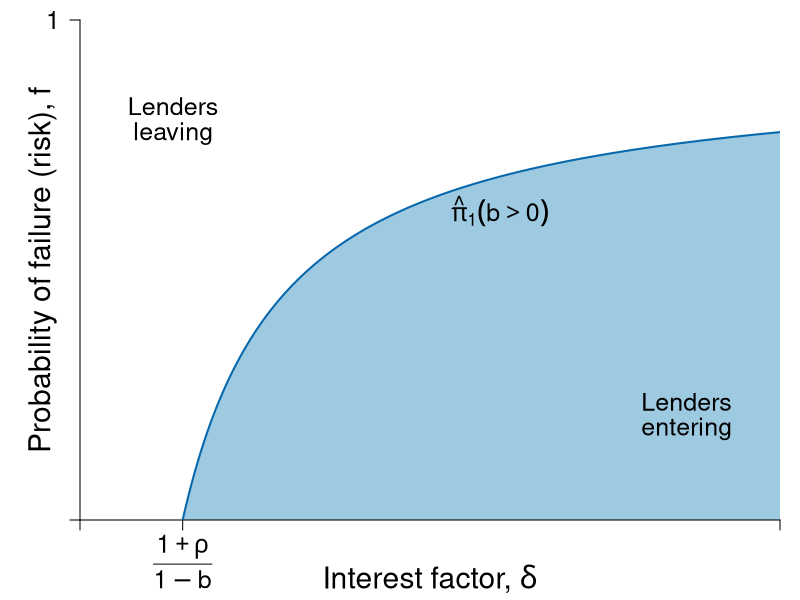

Write the R code that produced this figure.
#' Graph Designer: Scott Cohn
#' Authors: Bowles and Halliday
#' Title: Coordination, Conflict and Competition: A Text in Microeconomics

library(shape)
pdf(file = "credit/credit_barriers_iso.pdf", width = 8, height = 6)

#Set parameters for graphics
pointsize <- 1.8
axislabelsize <- 1.8
labelsize <- 1.5
namesize <- 1.8
annotatesize <- 1.5
graphlinewidth <- 2
segmentlinewidth <- 1.5

COL <- c("#7fc97f", "#beaed4", "#fdc086", "#ffff99", "#386cb0", "#f0027f", "#bf5b17", "#666666")
COLA <- c("#e0f3db", "#99d8c9","#66c2a4","#41ae76", "#238b45", "#005824")
COLB <- c("#c6dbef", "#4eb3d3", "#2b8cbe", "#0868ac","#084081")
COLC <- c("#fcfbfd", "#efedf5", "#dadaeb", "#bcbddc", "#9e9ac8", "#807dba", "#6a51a3", "#54278f", "#3f007d")
grays <- gray.colors(25, start = 1, end = 0, alpha = 1)

#Edited the margins to cater for the larger LHS labels
par(mar =  c(4, 4, 1, 1))

brfFn <- function(delta, q = 1, k = 1) {
  .5 + (delta / (2 * q)) * (1 - k)
}

PCFn <- function(delta, q = 1) {
  delta/q
}

isoprofitFn <- function(delta, rho = 0.1, b = 0.5) {
  1 - ((1 + rho)/(1 - b))*(1/delta)
}

yFn <- function(d1, f1, q = 1){
  q*f1*(1 - f1) - d1*(1 - f1)
}

ylow <- function(delta, q = 1, ybar = 0.0625){
  (-sqrt(delta^2 - 2*delta*q + q^2 - 4*q*ybar) + delta + q)/(2*q)
}

yhigh <- function(delta, q = 1, ybar = 0.0625){
  (sqrt(delta^2 - 2*delta*q + q^2 - 4*q*ybar) + delta + q)/(2*q)
}

xlims <- c(0, 15)
ylims <- c(0, 1.1)

npts <- 501 
d1 <- seq(xlims[1], xlims[2], length.out = npts)
f1 <- seq(ylims[1], ylims[2], length.out = npts) 
a <- c(0.0625)

plot(0, 0, xlim = xlims, ylim = ylims, type = "n",
     xlab = expression(paste("")),
     ylab = expression(paste("")), 
     xaxt = "n", 
     yaxt = "n", 
     cex.lab = axislabelsize, 
     bty = "n",
     xaxs = "i", 
     yaxs = "i"
)


# ticksy <- c(ylims[1], 0.5, ylims[2] - 0.1)
# ylabels <- c(NA, expression(paste(f == frac(1,2))), 1)
ticksy <- c(ylims[1], ylims[2])
ylabels <- c(NA, 1)
ticksx <- c(xlims[1], (1 + 0.1)/(1 - 0.5), xlims[2])
xlabels <- c(NA, NA, NA)

text((1 + 0.1)/(1 - 0.5), - 0.09, expression(paste(frac(1 + rho, 1 - b))), xpd = TRUE, cex = labelsize) 


npts <- 503 
xx1 <- seq(xlims[1], xlims[2], length.out = npts)


# Polygon
COLD <- c("#deebf7", "#9ecae1")
# xpoly <- seq(from = (1 + 0.1)/(1 - 0), to = xlims[2], length.out = 500)
# ypoly <- isoprofitFn(xpoly, b = 0)
# polygon(x = xpoly, y = ypoly, col = COLD[1], density = NULL, border = NA)
# 
# xpoly1 <- c((1 + 0.1)/(1 - 0), xlims[2], xlims[2])
# ypoly1 <- c(0, 0, isoprofitFn(xlims[2], b = 0))
# polygon(x = xpoly1, y = ypoly1, col = COLD[1], density = NULL, border = NA)

xpoly2 <- seq(from = (1 + 0.1)/(1 - 0.5), to = xlims[2], length.out = 500)
ypoly2 <- isoprofitFn(xpoly2, b = 0.5)
polygon(x = xpoly2, y = ypoly2, col = COLD[2], density = NULL, border = NA)

xpoly3 <- c((1 + 0.1)/(1 - 0.5), xlims[2], xlims[2])
ypoly3 <- c(0, 0, isoprofitFn(xlims[2], b = 0.5))
polygon(x = xpoly3, y = ypoly3, col = COLD[2], density = NULL, border = NA)

#segments(0.25, 0, xlims[2], isoprofitFn(xlims[2], b = 0.5), col = COLD[2])

axis(1, at = ticksx, pos = 0, labels = xlabels, cex.axis = labelsize)
axis(2, at = ticksy, pos = 0, labels = ylabels, las = 1, cex.axis = labelsize)


#Draw the graphs
# lines(xx1, brfFn(xx1, k = 0.28), col = COLA[4], lwd = graphlinewidth)
# lines(xx1, brfFn(xx1, k = 0.5), col = COLA[4], lwd = graphlinewidth)
# lines(xx1, brfFn(xx1, k = 0.75), col = COLA[4], lwd = graphlinewidth)
lines(xx1, isoprofitFn(xx1), col = COLB[4], lwd = graphlinewidth)
#lines(xx1, isoprofitFn(xx1, b = 0), col = COLB[4], lwd = graphlinewidth)
#lines(xx1, isoprofitFn(xx1, pi = 0.5), col = COLB[4], lwd = graphlinewidth)


#Axis labels
#mtext(expression(paste("Interest factor, ", delta)), side = 1, line = 3.3, cex = axislabelsize)
text(0.5*(xlims[2]), - 0.13 , expression(paste("Interest factor, ", delta)), xpd = TRUE, cex = axislabelsize) 
text(-0.8, 0.5*(ylims[2]), expression(paste("Probability of failure (risk), ", f)), xpd = TRUE, cex = axislabelsize, srt = 90) 

#segments(0.39, -1, 0.39, brfFn(0.39, k = 0.75), lty = 2, col = grays[20] , lwd = segmentlinewidth)
#points(0.39, brfFn(0.39, k = 0.75), pch = 16, col = "black", cex = 1.5)
#text(0.39 + 0.025, brfFn(0.39, k = 0.75) - 0.03, expression(paste(b)), cex = labelsize)

#segments(1, -1, 1, brfFn(delta = 1, k = 0.5), lty = 2, col = grays[20] , lwd = segmentlinewidth)
#points(1, brfFn(1, k = 0.5), pch = 16, col = "black", cex = 1.5)
# text(1, brfFn(1, k = 0.5) + 0.04, expression(paste(n)), cex = labelsize)

#segments(.59, -1, 0.59, brfFn(delta = 0.59, k = 0.75), lty = 2, col = grays[20] , lwd = segmentlinewidth)
#points(0.59, brfFn(0.59, k = 0.75), pch = 16, col = "black", cex = 1.5)
#text(0.59 + 0.025, brfFn(0.59, k = 0.75) - 0.03, expression(paste(a)), cex = labelsize)

#segments(.7, -1, 0.7, brfFn(delta = 0.7, k = 0.28), lty = 2, col = grays[20] , lwd = segmentlinewidth)
#points(0.7, brfFn(0.7, k = 0.28), pch = 16, col = "black", cex = 1.5)

# ZPC
# text(1.35, 0.925, expression(paste(hat(pi)[0]^{t==0} == 1 + rho[0])), cex = labelsize, xpd = TRUE)
# text(1.35, 0.75, expression(paste(hat(pi)[0]^{t==1} == 1 + rho[1])), cex = labelsize, xpd = TRUE)

#text(9, 0.93, expression(paste(hat(pi)[0]({b==0}) )), cex = labelsize, xpd = TRUE)
text(9, 0.68, expression(paste(hat(pi)[1]({b>0}) )), cex = labelsize, xpd = TRUE)


# text(1.1, 1.08, expression(paste("BRF of previously excluded")), cex = labelsize, xpd = TRUE)
# text(1.1, 1.02, expression(paste("now marginal borrower")), cex = labelsize, xpd = TRUE)
# Arrows(1.1, 0.98, 1.1, 0.92, col = "black", lty = 1, lwd = 2, arr.type = "triangle", arr.lwd = 0.5)
# 
# text(1.1, 0.5, expression(paste("BRF of")), cex = labelsize)
# text(1.1, 0.44, expression(paste("wealthy borrower")), cex = labelsize)
# Arrows(1.1, 0.53, 1.1, 0.6, col = "black", lty = 1, lwd = 2, arr.type = "triangle", arr.lwd = 0.5)
# 
# 
# text(0.6, 0.91, expression(paste("BRF of previously")), cex = labelsize)
# text(0.6, 0.85, expression(paste("marginal borrower")), cex = labelsize)
# Arrows(0.6, 0.82, 0.6, 0.68, col = "black", lty = 1, lwd = 2, arr.type = "triangle", arr.lwd = 0.5)

#text(0.49, 0.15, expression(paste("Policy")), cex = labelsize)
#text(0.49, 0.09, expression(paste("Change")), cex = labelsize)


#Labels for lenders entering and leaving
text(2, 0.91, expression(paste("Lenders")), cex = labelsize)
text(2, 0.85, expression(paste("leaving")), cex = labelsize)

text(13, 0.26, expression(paste("Lenders")), cex = labelsize)
text(13, 0.2, expression(paste("entering")), cex = labelsize)


dev.off()
